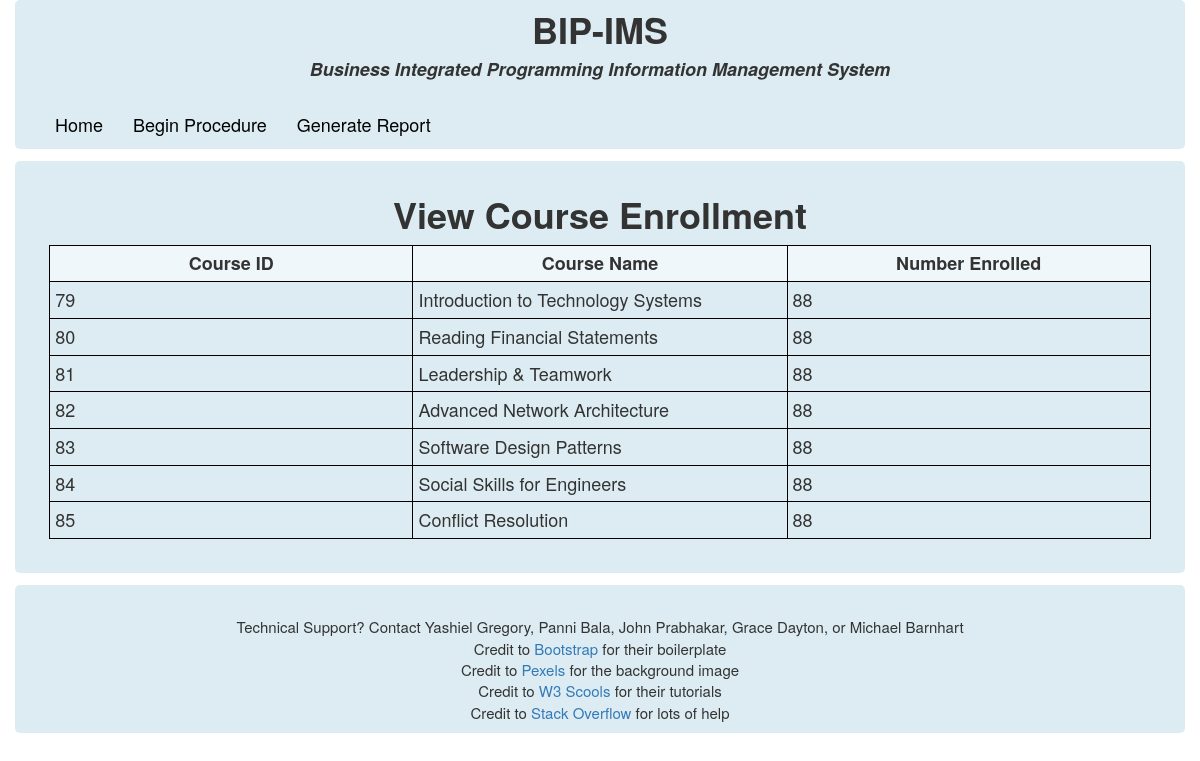
Screenshot of /report with the database file from the repository.
### tables this page shows
CREATE TABLE ISF_Course (
	CourseID INTEGER NOT NULL PRIMARY KEY AUTOINCREMENT,
	CourseTitle varchar(20),
	CourseDescription varchar(100),
	CreditHours int NOT NULL DEFAULT 3
);

### flask_app.py (the view)
@app.route('/report')
def generate_report():
    cResults = CourseModel.fetch_all()
    sResults = SectionModel.fetch_all()
    eResults = StudentEnrollModel.fetch_all()
    if cResults == '' or sResults == '' or eResults == '' or cResults == [] or sResults == [] or eResults == []:
        appended = ["There are","No","Values"]
        return render_template(
            'report_view.html',
            dataSet = appended,
            status = "error"
        )
    else:
        allCourses = []
        for row in cResults:
            allCourses.append([row.CourseID,row.CourseTitle])
        allSections = []
        for row in sResults:
            allSections.append([row.SectionNum,row.CourseID])
        allEnrolls = []
        for row in eResults:
            allEnrolls.append(row.SectionNum)
        sectionDict = {}
        for section in allSections:
            secounter = 0
            for enroll in allEnrolls:
                if enroll == section[0]:
                    secounter += 1
            sectionDict[section[0]] = [secounter,section[1]]
        appended = []
        courseDict = {}
        for course in allCourses:
            ccounter = 0
            for entry in sectionDict:
                if sectionDict[entry][1] == course[0]:
                    ccounter += sectionDict[entry][0]
            appended.append([course[0],course[1],ccounter])
        return render_template(
            'report_view.html',
            dataSet = appended,
            status = "good"
        )

### ISF_Model.py (called while the page is built)
    @staticmethod
    def fetch_all():
        cur = DbHelper.get_cursor()
        cur.execute('SELECT CourseID, CourseTitle, CourseDescription, CreditHours FROM ISF_Course')
        result = [CourseModel(row) for row in cur.fetchall()]
        return result

    @staticmethod
    def fetch_all():
        cur = DbHelper.get_cursor()
        cur.execute('SELECT SectionNum, CourseID, CohortID, SectionDetail, Schedule FROM ISF_Section')
        result = [SectionModel(row) for row in cur.fetchall()]
        return result

    @staticmethod
    def fetch_all():
        cur = DbHelper.get_cursor()
        cur.execute('SELECT EnrollmentID, StudentID, SectionNum, EnrollmentDate FROM ISF_StudentEnroll')
        result = [StudentEnrollModel(row) for row in cur.fetchall()]
        return result

### isf_db_helper.py (called while the page is built)
    @classmethod
    def get_cursor(cls):
        db_path = os.path.join(
            os.path.abspath(os.path.dirname(__file__)), # the folder the app is running from
            'data',     # The data folder, according to the example app structure
            cls.filename    # The filename (duh!), as set in the class variable
            )
        cls.db = sqlite3.connect(db_path, isolation_level=None)
        cls.db.row_factory = sqlite3.Row # the default is to return rows as tuples, use Rows instead, which can be accessed by column name
        return cls.db.cursor()

### templates/report_view.html
{% extends 'base.html' %}
{% block title %}View Course Enrollment{% endblock %}
{% block content %}
{% if status != "error" %}
<table>
    <thead><th width='33%'>Course ID</th><th width='34%'>Course Name</th><th width='33%'>Number Enrolled</th></thead>
    {% for item in dataSet%}
    <tr><td>{{item[0]}}</td> <td>{{item[1]}}</td><td>{{item[2]}}</td> </tr>
    {%  endfor %}
</table>
{% else %}
<p style="text-align:center;">There is missing data in some tables so the report cannot be generted.</p>
{% endif %}
{% endblock %}

### templates/base.html (shortened to what this page needs)
<!DOCTYPE html>
<html>
<head>
    <link rel="stylesheet" href="https://maxcdn.bootstrapcdn.com/bootstrap/3.3.7/css/bootstrap.min.css">
    <link rel="stylesheet" href="/static/style.css">
</head>
<body>
    <div class="container">
        <header class="row">
            <div class="col-xs-12 col-sm-12 col-md-12 col-lg-12" style="text-align:center;">
                <h1>BIP-IMS</h1>
                <h4 style="text-align:center;font-weight:bold;font-style:italic;">Business Integrated Programming Information Management System</h4>
            </div>
        </header>
            <nav class="row navbar navbar-default">
                <div id="menu" class="collapse navbar-collapse">
                        <ul class="nav navbar-nav">
                            <li><a href="/home">Home</a></li>
                            <li><a href="/students">Begin Procedure</a></li>
                            <li><a href="/report">Generate Report</a></li>
                        </ul>
			</div>
            </nav>
            <main class="row">
                <h1>{% block title %}Hello!{% endblock %}</h1>
                <div class="body col-xs-12 col-sm-12 col-md-12 col-lg-12">
                    {% block content %}
                    {% endblock %}
                </div>
            </main>
        <footer class="row">
            <br>
            Technical Support? Contact Yashiel Gregory, Panni Bala, John Prabhakar, Grace Dayton, or Michael Barnhart
            <br>
            Credit to <a href="https://getbootstrap.com/">Bootstrap</a> for their boilerplate
            <br>
            Credit to <a href="https://www.pexels.com">Pexels </a> for the background image
            <br>
            Credit to <a href="https://www.w3schools.com">W3 Scools</a> for their tutorials
            <br>
            Credit to <a href="https://www.stackoverflow.com">Stack Overflow</a> for lots of help
        </footer>
        </div>
    </body>
</html>

### static/style.css (style rules this page uses)
html { font-family: calibri, sans-serif; }
body { margin-bottom: none; margin-top: none; background-color:transparent; background-image: url('images/map.png'); background-position: center; background-repeat: no-repeat; background-attachment: fixed; background-size: cover; height:100%; border:none; }
header, nav, main, footer { padding: 10px; font-size: large; margin-bottom: 10px; background-color:none; background-image: url("images/back2.png"); margin:0px; }
nav, .navbar, .navbar-default, .navbar-nav { border-top-left-radius: 0px; border-top-right-radius: 0px; border-bottom-left-radius: 5px; border-bottom-right-radius: 5px; border: none; }
table, td, th { border-bottom: 1px solid black; }
table { border-bottom: none; width: 100%; font-weight:100px; }
td, th { padding: 5px; }
th { text-align: center; border: 1px solid black; }
td { border:1px solid black; }
.col-xs-1, .col-sm-1, .col-md-1, .col-lg-1, .col-xs-2, .col-sm-2, .col-md-2, .col-lg-2, .col-xs-3, .col-sm-3, .col-md-3, .col-lg-3, .col-xs-4, .col-sm-4, .col-md-4, .col-lg-4, .col-xs-5, .col-sm-5, .col-md-5, .col-lg-5, .col-xs-6, .col-sm-6, .col-md-6, .col-lg-6, .col-xs-7, .col-sm-7, .col-md-7, .col-lg-7, .col-xs-8, .col-sm-8, .col-md-8, .col-lg-8, .col-xs-9, .col-sm-9, .col-md-9, .col-lg-9, .col-xs-10, .col-sm-10, .col-md-10, .col-lg-10, .col-xs-11, .col-sm-11, .col-md-11, .col-lg-11, .col-xs-12, .col-sm-12, .col-md-12, .col-lg-12 { padding-left: 0px; padding-right: 0px; }
header { min-height: 50px; text-align:center; margin-bottom:0px; border-top-left-radius: 5px; border-top-right-radius: 5px; border-bottom-left-radius: 0px; border-bottom-right-radius: 0px; }
h3, h4 { text-align: left; font-weight:bold; }
h1, h2 { margin-top:0%; font-weight:bold; text-align:center; }
main { padding:3%; min-height: 300px; border:none; border-radius: 5px; font-weight:100px; }
footer { text-align:center; font-weight:200px; font-size:1.5rem; border-radius: 5px; }
main.row { margin-bottom:1%; margin-top:1%; border:none; }
nav, .navbar, .navbar-nav, .navbar-default { padding-top:0%; padding-bottom:0%; margin-bottom: 0px; font-weight:100px; }
.navbar-default .navbar-nav > li > a { color: black; }
.navbar-default, .navbar { background-color: transparent; padding:none; margin:none; }
.body { border-radius: 0px; border:none; }
a { font-weight:150px; }
th { background-image:url("images/back.png"); }

### rows the page displays
ISF_Course: CourseID "79", CourseTitle "Introduction to Technology Systems", item "88"
ISF_Course: CourseID "80", CourseTitle "Reading Financial Statements", item "88"
ISF_Course: CourseID "81", CourseTitle "Leadership & Teamwork", item "88"
ISF_Course: CourseID "82", CourseTitle "Advanced Network Architecture", item "88"
ISF_Course: CourseID "83", CourseTitle "Software Design Patterns", item "88"
ISF_Course: CourseID "84", CourseTitle "Social Skills for Engineers", item "88"
ISF_Course: CourseID "85", CourseTitle "Conflict Resolution", item "88"
